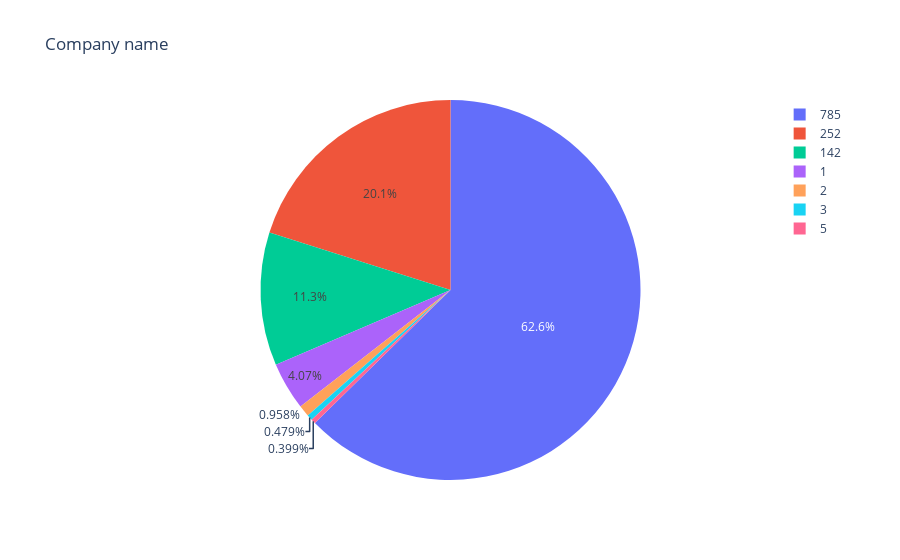

This figure's notebook cell:
### Code cell
import plotly.express as px
fig=px.pie(df2,values=data_20['Company type'].value_counts(), 
           names='Company type' ,
            title='Company name')
fig.show()

### Figure 1 — Plotly figure (JSON) as saved in the notebook; plotly's stock layout.template omitted (floating-point values rounded to 4 significant figures)
{"data": [{"domain": {"x": [0, 1], "y": [0, 1]}, "hovertemplate": "Company type=%{label}<br>value=%{value}<extra></extra>", "labels": [785, 252, 142, 5, 3, 3, 2, 2, 2, 2, 2, 2, 1, 1, 1, 1, 1, 1, 1, 1, 1, 1, 1, 1, 1, 1, 1, 1, 1, 1, 1, 1, 1, 1, 1, 1, 1, 1, 1, 1, 1, 1, 1, 1, 1, 1, 1, 1, 1, 1, 1, 1, 1, 1, 1, 1, 1, 1, 1, 1, 1, 1, 1], "legendgroup": "", "name": "", "showlegend": true, "type": "pie", "values": [785, 252, 142, 5, 3, 3, 2, 2, 2, 2, 2, 2, 1, 1, 1, 1, 1, 1, 1, 1, 1, 1, 1, 1, 1, 1, 1, 1, 1, 1, 1, 1, 1, 1, 1, 1, 1, 1, 1, 1, 1, 1, 1, 1, 1, 1, 1, 1, 1, 1, 1, 1, 1, 1, 1, 1, 1, 1, 1, 1, 1, 1, 1]}], "layout": {"legend": {"tracegroupgap": 0}, "title": {"text": "Company name"}}}
